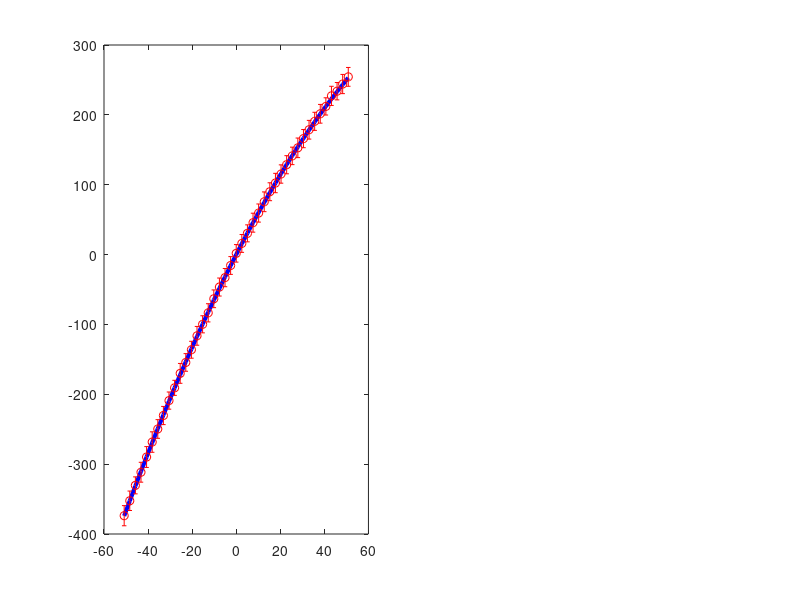

Source code (MATLAB): (Note: this script raises an error after producing the figure.)
%% Part 3: Simulate Received Signal with Phase Noise
% Generate realistic phase measurements by adding noise

clear; close all; clc;  % ← START FRESH!

% ============================================
% 1. SETUP: Constants and Array Configuration
% ============================================

c = 3e8;                    % Speed of light (m/s)
fc = 5.9e9;                 % Carrier frequency: 5.9 GHz
lambda = c / fc;            % Wavelength (about 5 cm)
d_antenna = lambda / 2;     % Half-wavelength spacing

% Array configuration
K = 41;                     % 41 antennas
D = (K - 1) * d_antenna;    % Total array size (about 1 meter)

% Make sure x_ant is a ROW VECTOR (1x41)
x_ant = linspace(-D/2, D/2, K);

% Display the size to verify
fprintf('Size of x_ant: %d x %d\n', size(x_ant, 1), size(x_ant, 2));

% ============================================
% 2. TRUE TRANSMITTER POSITION
% ============================================

d_true = 15;                % 15 meters away
theta_true = 5 * pi/180;    % 5 degrees off boresight

fprintf('=== True Transmitter Position ===\n');
fprintf('Distance: %.2f m\n', d_true);
fprintf('Angle: %.2f degrees\n', theta_true * 180/pi);
fprintf('Array size: %.2f m (%d antennas)\n\n', D, K);

% ============================================
% 3. IDEAL (NOISE-FREE) PHASE
% ============================================

% Distance from transmitter to each antenna
% x_ant is a row vector (1x41)
d_k_true = sqrt(x_ant.^2 + d_true^2 - 2*x_ant*d_true*sin(theta_true));

% Check the size of d_k_true
fprintf('Size of d_k_true: %d x %d\n', size(d_k_true, 1), size(d_k_true, 2));

% Ideal phase (no noise) - should be same size as x_ant
phase_ideal = -2*pi/lambda * (d_k_true - d_true);

% Check the size of phase_ideal
fprintf('Size of phase_ideal: %d x %d\n', size(phase_ideal, 1), size(phase_ideal, 2));

% Ensure phase_ideal is a column vector (41x1)
if size(phase_ideal, 1) == 1 && size(phase_ideal, 2) > 1
    phase_ideal = phase_ideal';  % Transpose to make it a column vector
    fprintf('Transposed phase_ideal to column vector\n');
end

% ============================================
% 4. ADD NOISE TO SIMULATE REAL MEASUREMENTS
% ============================================

% Signal-to-Noise Ratio (SNR)
SNR_dB = 10;                % 20 dB (moderate noise)
SNR_linear = 10^(SNR_dB/10);

% Phase noise standard deviation
phase_noise_std = sqrt(1 / (2 * SNR_linear));

% Generate multiple noisy realizations
num_realizations = 100;

% Pre-allocate: K antennas x num_realizations
phase_noisy = zeros(K, num_realizations);

for r = 1:num_realizations
    % Add Gaussian noise to each antenna's phase
    % phase_ideal is column vector (41x1)
    % randn(K,1) is also column vector (41x1)
    phase_noisy(:, r) = phase_ideal + phase_noise_std * randn(K, 1);
end

fprintf('=== Noise Parameters ===\n');
fprintf('SNR: %d dB\n', SNR_dB);
fprintf('Phase noise standard deviation: %.2f degrees\n', phase_noise_std * 180/pi);
fprintf('Number of realizations: %d\n\n', num_realizations);

% ============================================
% 5. PLOT RESULTS
% ============================================

figure('Position', [100, 100, 1200, 600]);

% --- Plot 1: Single realization with error bars ---

subplot(1, 2, 1);

% Plot ideal phase (no noise)
% Convert x_ant from meters to cm, phase from radians to degrees
plot(x_ant*100, phase_ideal*180/pi, 'b-', 'LineWidth', 3, 'DisplayName', 'Ideal (No Noise)');
hold on;

% Calculate mean and standard deviation across realizations
mean_phase = mean(phase_noisy, 2);
std_phase = std(phase_noisy, 0, 2);

% Plot mean with error bars
errorbar(x_ant*100, mean_phase*180/pi, std_phase*180/pi, ...
         'ro', 'LineWidth', 1.5, 'MarkerSize', 4, ...
         'DisplayName', ['Measured (SNR = ', num2str(SNR_dB), ' dB)']);

xlabel('Antenna Position (cm)', 'FontSize', 12);
ylabel('Phase Difference (degrees)', 'FontSize', 12);
title('Phase Across the Array', 'FontSize', 14);
legend('Location', 'best');
grid on;
xlim([-D/2*100, D/2*100]);
ylim([-100, 100]);

text(0, 80, sprintf('SNR = %d dB', SNR_dB), ...
     'HorizontalAlignment', 'center', 'FontSize', 12, 'FontWeight', 'bold');

% --- Plot 2: Histogram of phase noise at one antenna ---

subplot(1, 2, 2);

% Pick the center antenna (index 21)
antenna_idx = 21;

% Get the phase measurements at this antenna across all realizations
phase_at_antenna = phase_noisy(antenna_idx, :) * 180/pi;

% Plot histogram
histogram(phase_at_antenna, 20, 'Normalization', 'pdf', 'FaceColor', [0.8, 0.2, 0.2]);
hold on;

% Overlay theoretical Gaussian distribution
x_range = linspace(-3, 3, 100) * (phase_noise_std * 180/pi);
theoretical_pdf = (1/(sqrt(2*pi) * phase_noise_std * 180/pi)) * ...
                  exp(-x_range.^2 / (2 * (phase_noise_std * 180/pi)^2));
plot(x_range, theoretical_pdf, 'k-', 'LineWidth', 2, 'DisplayName', 'Theoretical Gaussian');

xlabel('Phase Error (degrees)', 'FontSize', 12);
ylabel('Probability Density', 'FontSize', 12);
title(sprintf('Phase Noise Distribution\nAntenna %d (Center)', antenna_idx), 'FontSize', 14);
legend('Simulated', 'Theoretical Gaussian', 'Location', 'best');
grid on;

% ============================================
% 6. ADDITIONAL VISUALIZATION: All Realizations
% ============================================

figure('Position', [100, 100, 800, 600]);

% Plot ALL realizations (shows the spread)
plot(x_ant*100, phase_noisy*180/pi, 'Color', [0.7, 0.7, 0.7], 'LineWidth', 0.5);
hold on;

% Overlay the ideal phase in bold
plot(x_ant*100, phase_ideal*180/pi, 'b-', 'LineWidth', 3, 'DisplayName', 'Ideal (No Noise)');

% Overlay the mean in red
plot(x_ant*100, mean_phase*180/pi, 'r-', 'LineWidth', 2, 'DisplayName', 'Mean of All Realizations');

xlabel('Antenna Position (cm)', 'FontSize', 12);
ylabel('Phase Difference (degrees)', 'FontSize', 12);
title(sprintf('100 Realizations of Noisy Phase Measurements (SNR = %d dB)', SNR_dB), 'FontSize', 14);
legend('Location', 'best');
grid on;
xlim([-D/2*100, D/2*100]);
ylim([-100, 100]);

fprintf('\n=== Part 3 Complete ===\n');
fprintf('You should see two figures:\n');
fprintf('1. Phase pattern with error bars + noise distribution\n');
fprintf('2. All 100 realizations showing the spread\n');
